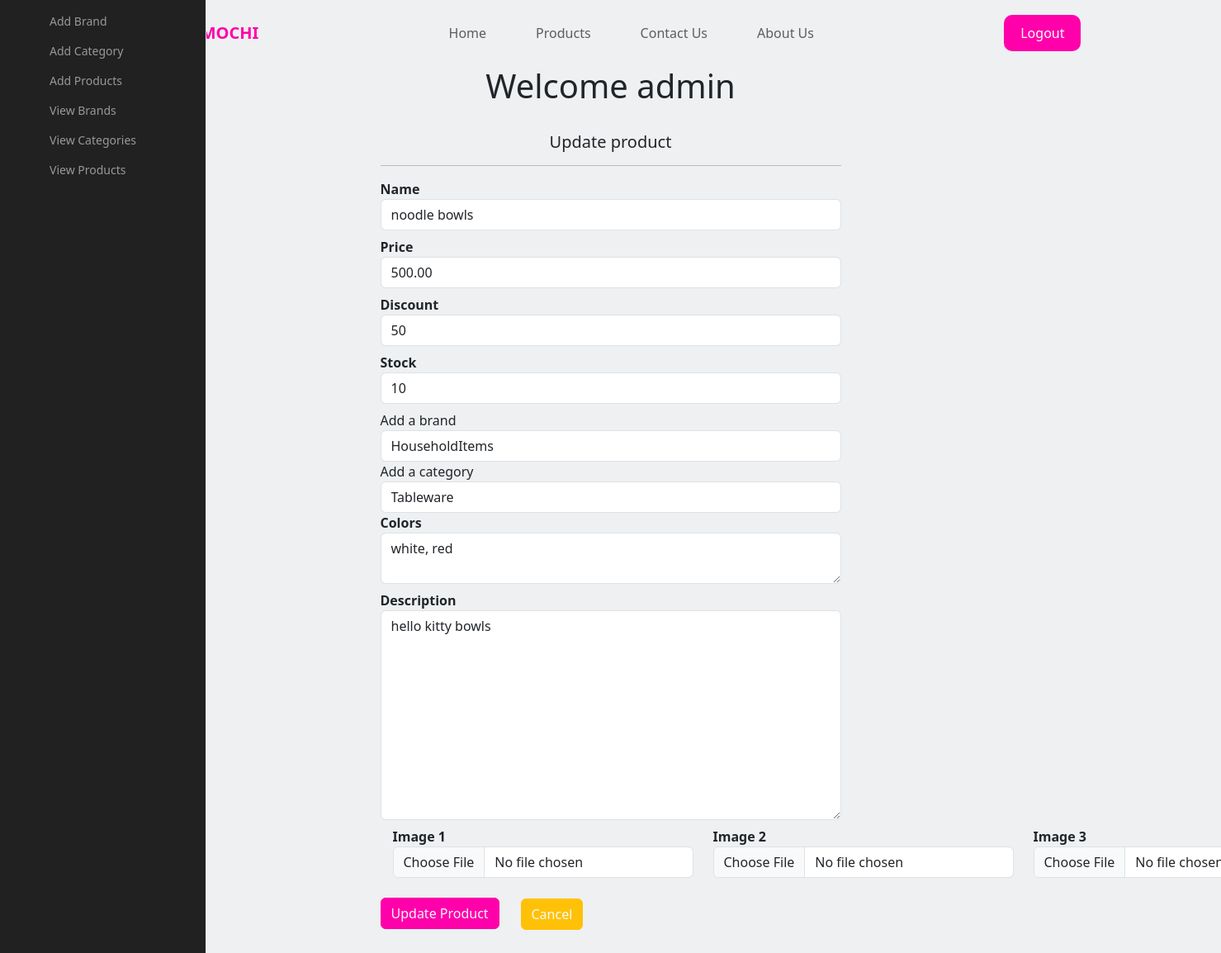
The page /updateproduct/1 on the database as committed earlier.
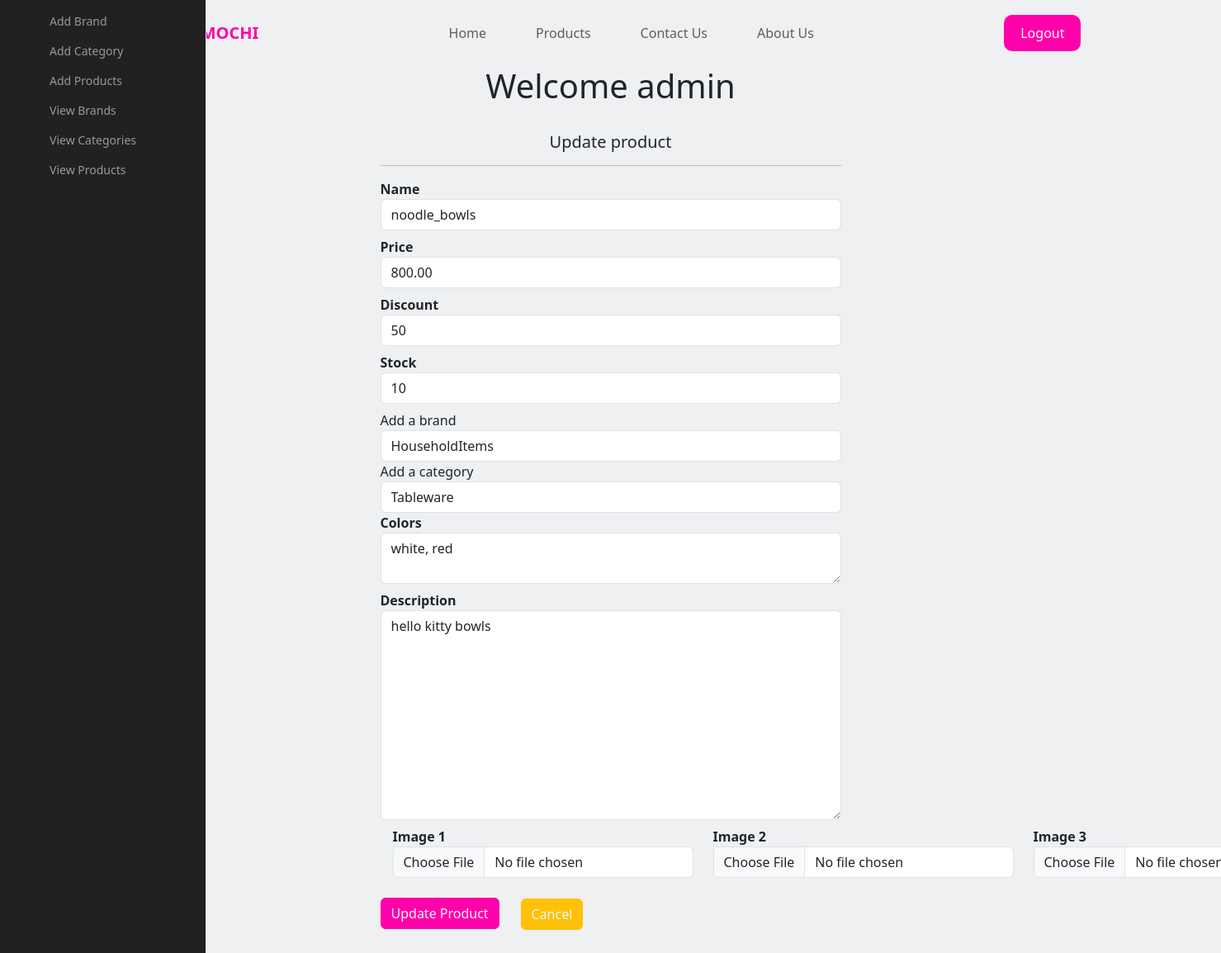
The same page on the database as committed later.
### shop/products/models.py (models this page shows, shortened)
class Addproduct(db.Model):
    id = db.Column(db.Integer, primary_key=True)
    name = db.Column(db.String(80), nullable=False)
    price = db.Column(db.Numeric(10,2), nullable=False)
    discount = db.Column(db.Integer, default=0)
    stock = db.Column(db.Integer, nullable=False)
    colors = db.Column(db.Text, nullable=False)
    desc = db.Column(db.Text, nullable=False)
    pub_date = db.Column(db.DateTime, nullable=False, default=datetime.utcnow)
    brand_id = db.Column(db.Integer, db.ForeignKey('brand.id'), nullable=False)
    brand = db.relationship('Brand', backref=db.backref('brands', lazy=True))
    category_id = db.Column(db.Integer, db.ForeignKey('category.id'), nullable=False)
    category = db.relationship('Category', backref=db.backref('categories', lazy=True))
    image_1 = db.Column(db.String(150), nullable=False, default='image.jpg')
    image_2 = db.Column(db.String(150), nullable=False, default='image.jpg')
    image_3 = db.Column(db.String(150), nullable=False, default='image.jpg')

### shop/products/routes.py (the view, shortened to what this page needs)
@app.route('/updateproduct/<int:id>', methods=['GET', 'POST'])
def updateproduct(id):
    brands = Brand.query.all()
    categories = Category.query.all()
    product = Addproduct.query.get_or_404(id)
    brand = request.form.get('brand')
    category = request.form.get('category')
    form = Addproducts(request.form)
    form.name.data = product.name
    form.price.data = product.price
    form.discount.data = product.discount
    form.stock.data = product.stock
    form.colors.data = product.colors
    form.desc.data = product.desc
    return render_template('products/updateproduct.html', form=form, brands=brands, categories=categories, product=product)

### shop/products/forms.py
class Addproducts(Form):
    name = StringField('Name', [validators.DataRequired()])
    price = DecimalField('Price',[validators.DataRequired()])
    discount = IntegerField('Discount', default=0)
    stock = IntegerField('Stock', [validators.DataRequired()])
    desc =TextAreaField('Description', [validators.DataRequired()])
    colors = TextAreaField('Colors', [validators.DataRequired()])
    image_1 = FileField('Image 1', validators=[FileAllowed(['jpg', 'png', 'gif', 'jpeg'])])
    image_2 = FileField('Image 2', validators=[FileAllowed(['jpg', 'png', 'gif', 'jpeg'])])
    image_3 = FileField('Image 3', validators=[FileAllowed(['jpg', 'png', 'gif', 'jpeg'])])

### shop/templates/products/updateproduct.html (shortened to what this page needs)
{% extends 'layout.html' %}
{% block content %}
<div class="landing-page">
    <header>
        <div class="container">
            <a href="{{url_for('home')}}" class="logo">MOCHI <b>MOCHI</b></a>
            <ul class="links">
                <li><a href="{{url_for('home')}}">Home</a></li>
                <li><a href="{{url_for('products')}}">Products</a></li>
                <li><a href="{{url_for('contact')}}">Contact Us</a></li>
                <li><a href="{{url_for('about')}}">About Us</a></li>
            </ul>
            <a href="{{ url_for('login') }}" class="logout-link">Logout</a>
        </div>
    </header>
</div>
<div class="text-center h1">Welcome admin</div>
    <nav class="main-menu">
    <ul>
        <li>
            <a href="{{url_for('addbrand')}}">
            <i class="fa fa-home fa-2x"></i>
            </a>
        </li>
        <li>
            <a href="{{url_for('addcategory')}}">
            <i class="fa fa-home fa-2x"></i>
            </a>
        </li>
        <li>
            <a href="{{url_for('addproduct')}}">
            <i class="fa fa-home fa-2x"></i>
            </a>
        </li>
        <li>
            <a href="{{url_for('brands')}}">
            <i class="fa fa-home fa-2x"></i>
            </a>
        </li>
        <li>
            <a href="{{url_for('category')}}">
            <i class="fa fa-home fa-2x"></i>
            </a>
        </li>
        <li>
            <a href="{{url_for('adminpage')}}">
            <i class="fa fa-home fa-2x"></i>
            </a>
        </li>
    </ul>
    </nav>
<div class="container">
    <div class="row">
    <div class="col-md-3"></div>
    <div class="col-md-6">
        <h5 class="text-center mt-4">Update product</h5>
        <hr>
        {% from "_formhelpers.html" import render_field %}
        <form action="" method="POST" enctype="multipart/form-data">
            {{ render_field(form.name, class="form-control", placeholder="Add product name")}}
            {{ render_field(form.price, class="form-control", placeholder="Add product price")}}
            {{ render_field(form.discount, class="form-control", placeholder="Add product discount")}}
            {{ render_field(form.stock, class="form-control", placeholder="Add product stock")}}
            <label for="brand">Add a brand</label>
            <select name="brand" id="brand" class="form-control" required>
                <option value="{{product.brand_id}}">{{product.brand.name}}</option>
            </select>
            <label for="category">Add a category</label>
            <select name="category" id="category" class="form-control" required>
                <option value="{{product.category_id}}">{{product.category.name}}</option>
            </select>
            {{ render_field(form.colors, class="form-control", placeholder="Add product colors")}}
            {{ render_field(form.desc, class="form-control", placeholder="Add product description", rows="10")}}
            <div class="container">
                <div class="row">
                    <div class="col-md-4">{{ render_field(form.image_1, class="form-control")}}</div>
                    <div class="col-md-4">{{ render_field(form.image_2, class="form-control")}}</div>
                    <div class="col-md-4">{{ render_field(form.image_3, class="form-control")}}</div>
                </div>
            </div>
        <p><input type=submit value="Update Product" class="btn btn-info mt-3"></p>
        <a href={{url_for('adminpage')}} class="btn btn-warning" style="margin-top: -95px; margin-left: 170px;">Cancel</a>
        </form>
    </div>
    <div class="col-md-3"></div>
</div>
</div>
{% endblock content%}

Rows that differ between the two databases and show on the page:
changed Addproduct "white, red": name "noodle bowls" → "noodle_bowls"; price "500.00" → "800.00"
